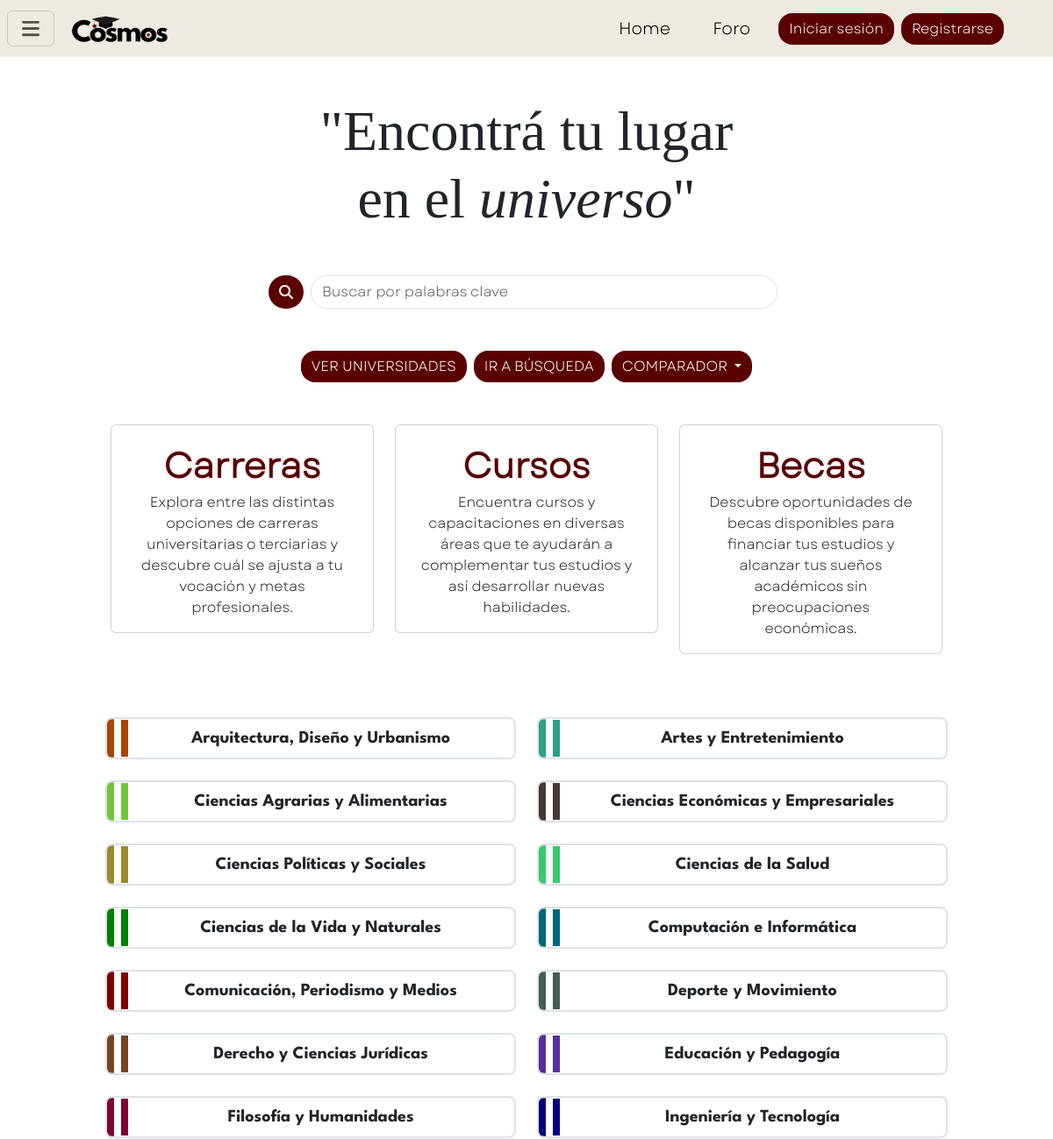
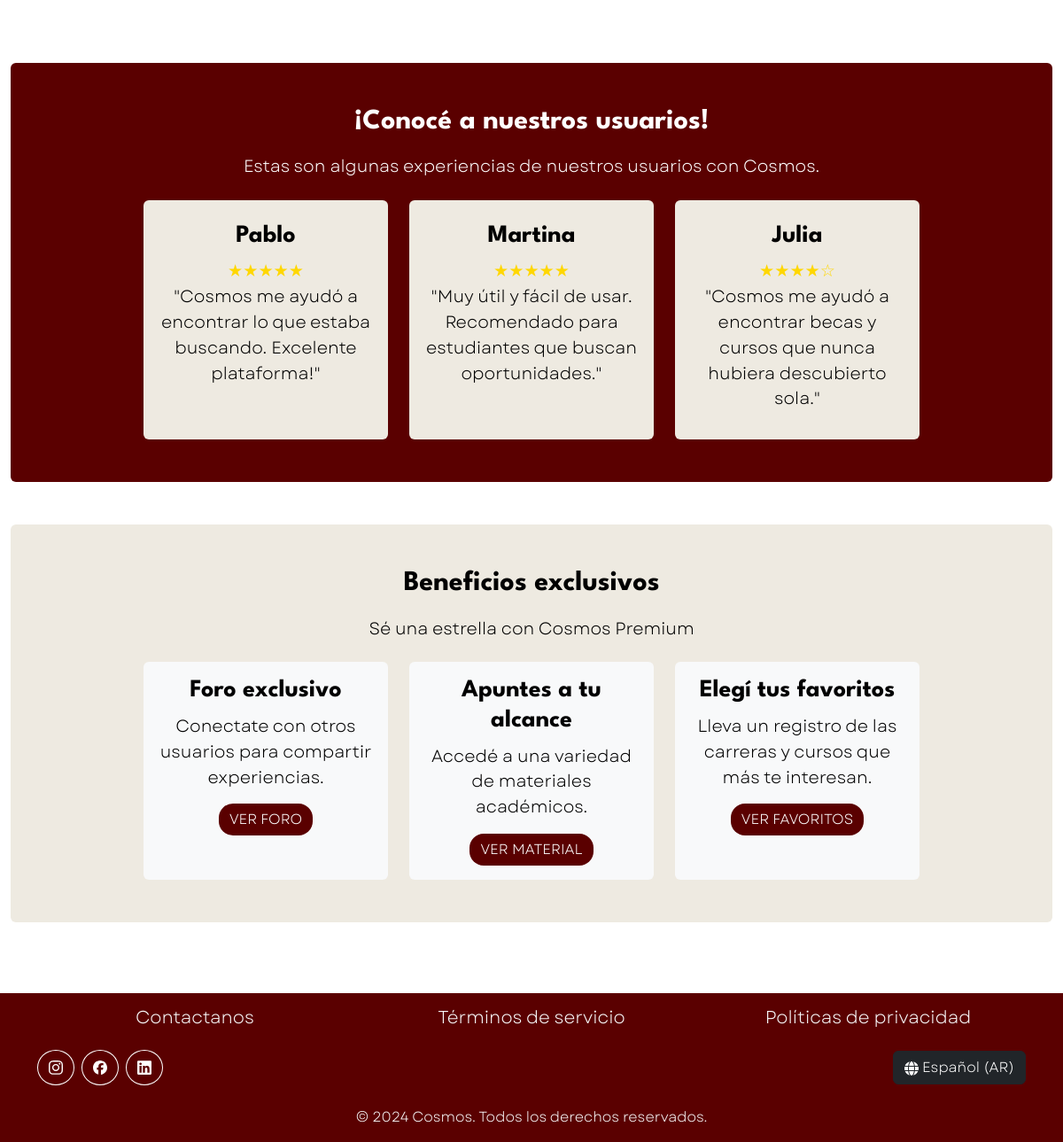
The page / on the database its author committed (2 pictures, top to bottom).
### uni_app/models.py (models this page shows)
class Cat(models.Model):
    id = models.AutoField(primary_key=True)
    name = models.CharField(max_length=50)
    color = models.CharField(max_length=7,
        help_text="Color debe ser hexadecimal (ejemplo: #FF5733).",
        validators=[RegexValidator(regex=r'^#[0-9a-fA-F]{6}$',
            message="El formato de color debe ser #RRGGBB (hexadecimal, incluyendo el '#').")]
    )
    def __str__(self): return f"{self.name}"
    class Meta: verbose_name="Categoría"; verbose_name_plural="Categorías"

### uni_app/views.py (the view)
# urls.py: path('', views.home_view, name='home'), # home URL USES home_view
def home_view(request):
    return render(request, "home.html", {"cats" : Cat.objects.order_by('name')})

### uni_app/templates/home.html (shortened to what this page needs)
{% extends "base.html" %}{% block title %}{% endblock %}
{% block content %}
<h1 class="serif text-center my-5 pt-5" style="font-size: 4rem;">"Encontrá tu lugar <br> en el <span class="fst-italic">universo</span>"</h1>
{% load static %}
<div class="d-flex justify-content-center">
    <div class="d-flex align-items-center" style="width: 50%;">
        <form class="input-group" role="search" method="GET" action="{% url 'main:search' %}">
            <button class="btn btn-styles rounded-5 z-0" type="submit">
                <img src="{% static 'svg/magnifying-glass-solid.svg' %}" style="width: 1rem;"/>
            </button>
            <input class="form-control rounded-5 mx-2" type="search" name="q" placeholder="Buscar por palabras clave">
        </form>
    </div>
</div>
<div class="d-flex justify-content-center align-items-center my-5">
    <a class="btn btn-styles me-2" href="{% url 'main:many' 'unis'%}">VER UNIVERSIDADES</a>
    <a class="btn btn-styles me-2" href="{% url 'main:search' %}">IR A BÚSQUEDA</a>
    <div class="dropdown">
        <button class="btn btn-styles dropdown-toggle" type="button" data-bs-toggle="dropdown" aria-expanded="false">
          COMPARADOR
        </button>
    </div>
</div>
<div class="row mb-3 justify-content-center gap-4">
    <div class="col-sm-3 col-xs-8 mb-4 card h-100">
        <div class="text-center card-body">
            <a href="{% url 'main:search' %}" class="card-title no-line fs-1 fw-bold color-reddish">Carreras</a>
            <p class="card-text fs-6">Explora entre las distintas opciones de carreras universitarias o terciarias y descubre cuál se ajusta a tu vocación y metas profesionales.</p>
        </div>
    </div>
    <div class="col-sm-3 col-xs-8 mb-4 card h-100">
        <div class="text-center card-body">
            <a href="{% url 'main:many' 'cursos' %}" class="card-title no-line fs-1 fw-bold color-reddish">Cursos</a>
            <p class="card-text fs-6">Encuentra cursos y capacitaciones en diversas áreas que te ayudarán a complementar tus estudios y así desarrollar nuevas habilidades.</p>
        </div>
    </div>
    <div class="col-sm-3 col-xs-8 mb-4 card h-100">
        <div class="text-center card-body">
            <a href="{% url 'main:many' 'becas' %}" class="card-title no-line fs-1 fw-bold color-reddish">Becas</a>
            <p class="card-text fs-6">Descubre oportunidades de becas disponibles para financiar tus estudios y alcanzar tus sueños académicos sin preocupaciones económicas.</p>
        </div>
    </div>
</div>
{% load custom_filters %}
<div class="mt-5 mx-5 px-5 row">
    {% for i in cats %}
    <div class="col-xs-12 col-sm-6 mb-4">
        <form method="GET" action="{% url 'main:search' %}" class="border border-2 rounded-3 rounded">
            <input type="submit" class="title fs-5 btn w-100" style="border-left: 1.5rem double {{i.color}};" value="{{ i.name }}">
        </form>
    </div>
    {% endfor %}
</div>
<div class="rounded p-5 bg-reddish text-white my-5 text-center">
    <h2 class="title">¡Conocé a nuestros usuarios!</h2>
    <p class="mt-3 mb-4">Estas son algunas experiencias de nuestros usuarios con Cosmos.</p>
    <div class="row justify-content-center gap-4 text-center">
        <div class="col-xs-12 col-sm-3 rounded p-3 bg-cream">
            <h3 class="title my-2">Pablo</h3>
            <div style="color: #FFD700;">★★★★★</div>
            <p>"Cosmos me ayudó a encontrar lo que estaba buscando. Excelente plataforma!"</p>
        </div>
        <div class="col-xs-12 col-sm-3 rounded p-3 bg-cream">
            <h3 class="title my-2">Martina</h3>
            <div style="color: #FFD700;">★★★★★</div>
            <p>"Muy útil y fácil de usar. Recomendado para estudiantes que buscan oportunidades."</p>
        </div>
        <div class="col-xs-8 col-sm-3 rounded p-3 bg-cream">
            <h3 class="title my-2">Julia</h3>
            <div style="color: #FFD700;">★★★★☆</div>
            <p>"Cosmos me ayudó a encontrar becas y cursos que nunca hubiera descubierto sola."</p>
        </div>
    </div>
</div>
<div class="rounded p-5 bg-cream text-center">
    <h2 class="title">Beneficios exclusivos</h2>
    <p class="mt-3 mb-4">Sé una estrella con Cosmos Premium</p>
    <div class="row justify-content-center gap-4 text-center">
        <div class="col-xs-12 col-sm-3 rounded p-3 bg-light">
            <h3 class="title">Foro exclusivo</h3>
            <p>Conectate con otros usuarios para compartir experiencias.</p>
            <a class="btn btn-styles" href="{% url 'blog:view' %}">VER FORO</a>
        </div>
        <div class="col-xs-12 col-sm-3 rounded p-3 bg-light">
            <h3 class="title">Apuntes a tu alcance</h3>
            <p>Accedé a una variedad de materiales académicos.</p>
            <a class="btn btn-styles" href="{% url 'extra' %}">VER MATERIAL</a>
        </div>
        <div class="col-xs-12 col-sm-3 rounded p-3 bg-light">
            <h3 class="title">Elegí tus favoritos</h3>
            <p>Lleva un registro de las carreras y cursos que más te interesan.</p>
            <a class="btn btn-styles" href="{% url 'extra' %}">VER FAVORITOS</a>
        </div>
    </div>
</div>
{% endblock %}

### static/css/common.css (style rules this page uses)
html { font-size: 16px; }
.title { font-family: 'League', sans-serif; }
.serif { font-family: 'Times New Roman', sans-serif; }
.no-line { text-decoration: none; }
body { font-family: 'Garet', sans-serif; font-size: larger; }
.bg-reddish { background-color: #5A0000; }
.bg-cream { background-color: #EEEAE1; color: black; }
.color-reddish { color: #5A0000; }
.btn-styles { background-color: #5A0000; color: white; border: none; border-radius: 1rem; }

### rows shown on the page
Cat: name "Arquitectura, Diseño y Urbanismo"
Cat: name "Artes y Entretenimiento"
Cat: name "Ciencias Agrarias y Alimentarias"
Cat: name "Ciencias Económicas y Empresariales"
Cat: name "Ciencias Políticas y Sociales"
Cat: name "Ciencias de la Salud"
Cat: name "Ciencias de la Vida y Naturales"
Cat: name "Computación e Informática"
Cat: name "Comunicación, Periodismo y Medios"
Cat: name "Deporte y Movimiento"
Cat: name "Derecho y Ciencias Jurídicas"
Cat: name "Educación y Pedagogía"
Cat: name "Filosofía y Humanidades"
Cat: name "Ingeniería y Tecnología"
